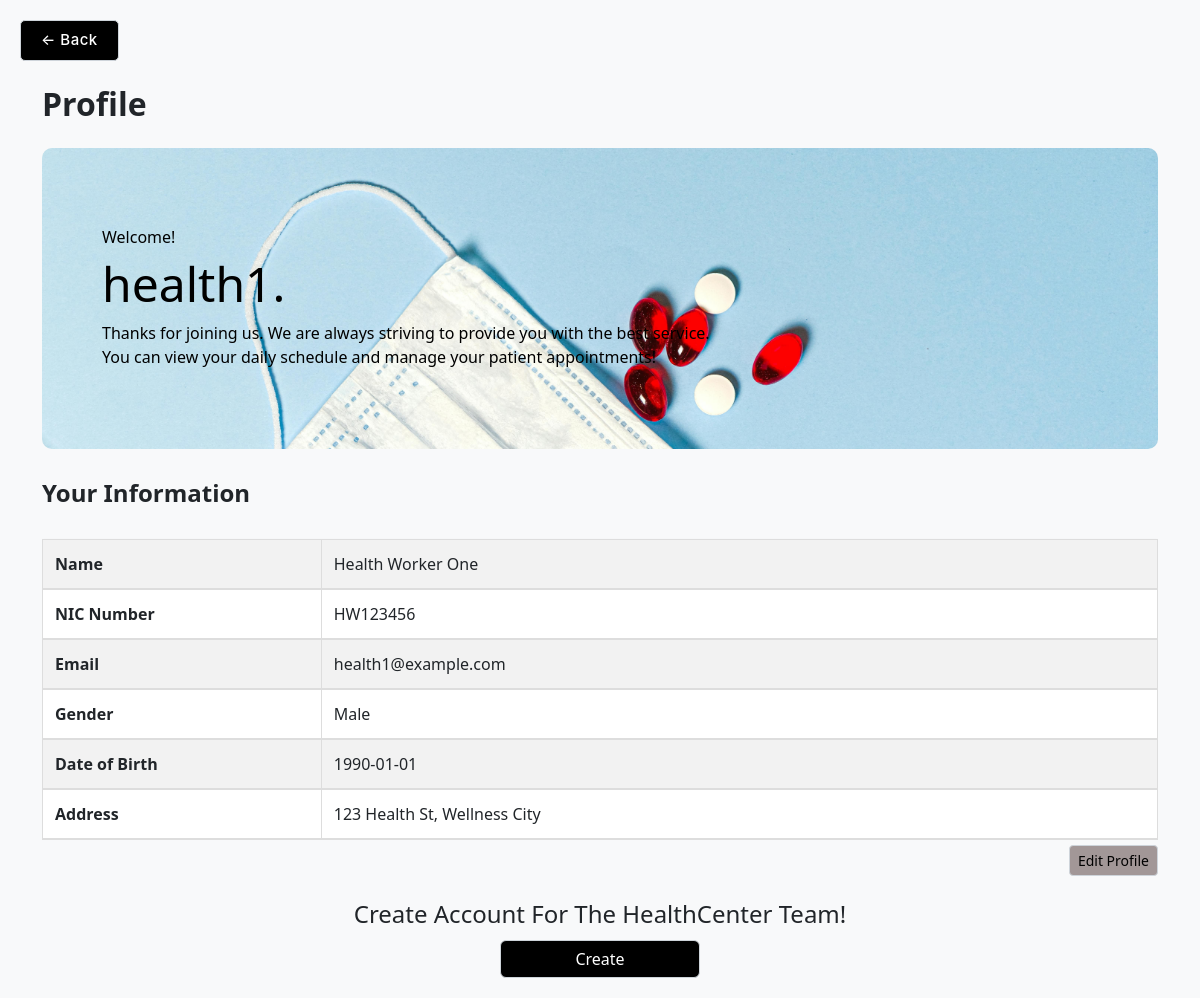
Screenshot of /healthworker/profile.php (signed in) with the database file from the repository.
### tables this page shows
CREATE TABLE `users` (
  `user_id` int(11) NOT NULL,
  `name` varchar(255) NOT NULL,
  `nic` varchar(20) NOT NULL,
  `email` varchar(255) NOT NULL,
  `gender` enum('Male','Female','Other') NOT NULL,
  `dob` date NOT NULL,
  `address` text NOT NULL,
  `role` enum('Healthworker','Nurse','Doctor') NOT NULL,
  `username` varchar(50) NOT NULL,
  `password` varchar(255) NOT NULL
);

### healthworker/profile.php (the view, shortened to what this page needs)
<?php
$user_id = $_SESSION['user_id'];
$username = $_SESSION['username'];
$database = new Database();
$conn = $database->getConnection();
$sql = "SELECT * FROM users WHERE user_id = :user_id";
$stmt = $conn->prepare($sql);
$stmt->bindParam(':user_id', $user_id, PDO::PARAM_INT);
$stmt->execute();
$user = $stmt->fetch(PDO::FETCH_ASSOC);
?>
<!DOCTYPE html>
<html lang="en">
  <head>
      <link href="https://cdn.jsdelivr.net/npm/bootstrap@5.3.0/dist/css/bootstrap.min.css" rel="stylesheet">
      <link rel="stylesheet" href="../css/profile.css">
  </head>
<body>
  <a href="index.php" class="btn back-button">&larr; Back</a>
<div class="container">
    <div class="profile-title">Profile</div>
          <div class="welcome-container mb-4">
                  <h3>Welcome!</h3>
                  <h1><?php echo htmlspecialchars($username); ?>.</h1>
                  <p>Thanks for joining us. We are always striving to provide you with the best service.<br>
                    You can view your daily schedule and manage your patient appointments!</p>
              </div>
              <div class="info-section mt-4">
              <h4 class="mb-3">Your Information</h4>
              <div class="table-responsive">
              <table class="table table-bordered table-striped table-hover align-middle shadow-sm">
                  <tbody>
                      <tr>
                          <th class="w-25">Name</th>
                          <td><?= htmlspecialchars($user['name']); ?></td>
                      </tr>
                      <tr>
                          <th>NIC Number</th>
                          <td><?= htmlspecialchars($user['nic']); ?></td>
                      </tr>
                      <tr>
                          <th>Email</th>
                          <td><?= htmlspecialchars($user['email']); ?></td>
                      </tr>
                      <tr>
                          <th>Gender</th>
                          <td><?= htmlspecialchars($user['gender']); ?></td>
                      </tr>
                      <tr>
                          <th>Date of Birth</th>
                          <td><?= htmlspecialchars($user['dob']); ?></td>
                      </tr>
                      <tr>
                          <th>Address</th>
                          <td><?= htmlspecialchars($user['address']); ?></td>
                      </tr>
                  </tbody>
              </table>
              </div>
          </div>
        <div class="edit-container">
            <button class="btn btn-sm btn-warning" data-bs-toggle="modal" data-bs-target="#editProfileModal">Edit Profile</button>
        </div>
        <div class="create-section mt-4">
            <h3>Create Account For The HealthCenter Team!</h3>
        </div>
        <div class="btn-container">
            <button class="btn btn-success action-button" data-bs-toggle="modal" data-bs-target="#createAccountModal">Create</button>
        </div>
        </div>
</body>
</html>

### css/profile.css (style rules this page uses)
body { background-color: #f8f9fa; }
.back-button { position: absolute; top: 20px; left: 20px; background-color: rgb(0, 0, 0); border: 1px solid #ced4da; color: rgb(255, 255, 255); padding: 8px 20px; font-weight: 500; font-size: 15px; letter-spacing: 0.5px; border-radius: 5px; transition: all 0.3s; font-family: 'Inter', sans-serif; text-decoration: none; }
.container { margin-top: 80px; }
.welcome-container { background-image: url('../healthworker/b4.jpg'); background-size: cover; background-position: center; padding: 30px; border-radius: 10px; color: black; }
.profile-title { font-size: 2rem; font-weight: bold; margin-bottom: 20px; }
.welcome-container h3 { margin-top: 50px; margin-left: 30px; font-size: 1rem; }
.welcome-container h1 { font-size: 3rem; margin-left: 30px; }
.welcome-container p { font-size: 1rem; color: #000000; margin-bottom: 50px; margin-left: 30px; }
.create-section h3 { font-size: 1.5rem; margin-bottom: 10px; text-align: center; }
.info-section table { width: 100%; margin-top: 15px; margin-bottom: 0.5px; border: 1px solid #ddd; border-collapse: collapse; }
.info-section th, .info-section td { padding: 12px; text-align: left; border-bottom: 2.5px solid #ddd; }
.info-section h4 { margin-top: 30px; margin-bottom: 10px; font-size: 1.5rem; font-weight: bold; }
.edit-container { margin-top: 5px; margin-bottom: 20px; text-align: right; }
.edit-container .btn { background-color: rgb(162, 151, 151); border: 1px solid #ced4da; color: rgb(0, 0, 0); }
.btn-container { margin-top: 10px; margin-bottom: 20px; text-align: center; }
.btn-container .btn { margin-top: 1px; width: 200px; background-color: rgb(0, 0, 0); border: 1px solid #ced4da; color: rgb(255, 255, 255); }
.btn-success { background-color: #000000; border-color: #ffffff; }

### rows the page displays
users: name "Health Worker One", nic "HW123456", email "health1@example.com", gender "Male", dob "1990-01-01", address "123 Health St, Wellness City"

### other values shown
$username "health1"
